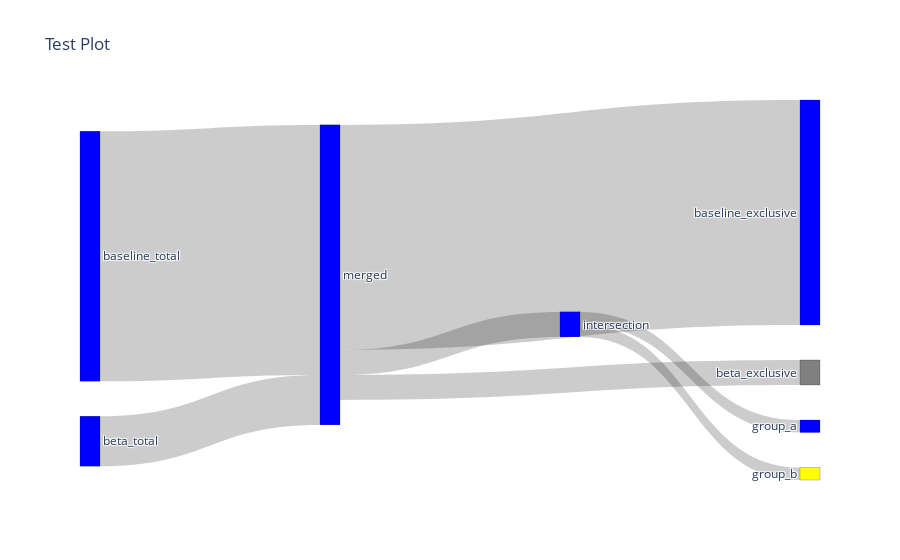

Write notebook code for a chart like this one.
### Code cell
# save image automatically with popup
import plotly
import plotly.graph_objects as go
import plotly.offline as offline
offline.iplot(
    {
        'data': go.Sankey(
            node = dict(pad = 35, thickness = 20, line = dict(color = "black", width = 0.2), 
                        label = [k for k,v in ab_stat.items()], 
                        color = ["blue", "blue", "blue", "blue", "blue", "gray", "blue", "yellow"]),
            link = dict(
                source = [0, 1, 2, 2, 2, 3, 3], # indices correspond to labels, eg A1, A2, A2, B1, ...
                target = [2, 2, 3, 4, 5, 6, 7],
                value = [
                    ab_stat["baseline_total"],
                    ab_stat["beta_total"],
                    ab_stat["intersection"],
                    ab_stat["baseline_exclusive"],
                    ab_stat["beta_exclusive"],
                    ab_stat["group_a"],
                    ab_stat["group_b"]
                ])), 
        'layout': {'title': 'Test Plot'}
    },
    image='png', filename="ab_user_sankey_diagram")

### Figure 1 — Plotly figure (JSON) as saved in the notebook; plotly's stock layout.template omitted (floating-point values rounded to 4 significant figures)
{"data": [{"link": {"source": [0, 1, 2, 2, 2, 3, 3], "target": [2, 2, 3, 4, 5, 6, 7], "value": [10000, 2000, 1000, 9000, 1000, 500, 500]}, "node": {"color": ["blue", "blue", "blue", "blue", "blue", "gray", "blue", "yellow"], "label": ["baseline_total", "beta_total", "merged", "intersection", "baseline_exclusive", "beta_exclusive", "group_a", "group_b"], "line": {"color": "black", "width": 0.2}, "pad": 35, "thickness": 20}, "type": "sankey"}], "layout": {"title": {"text": "Test Plot"}}}
